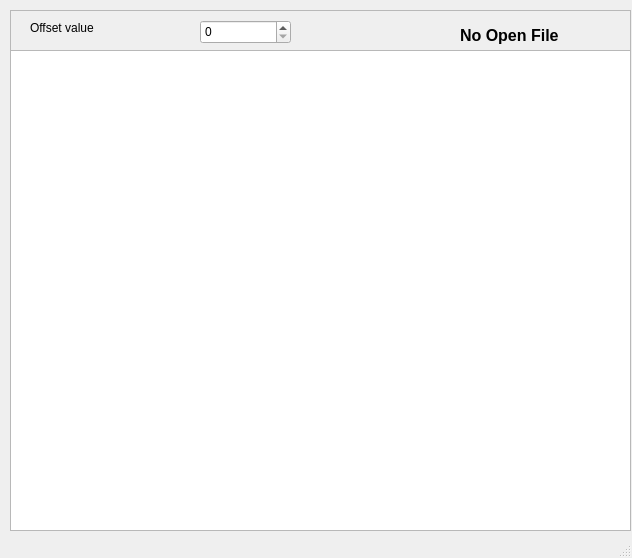
<?xml version="1.0" encoding="UTF-8"?>
<ui version="4.0">
 <class>DisplayMain</class>
 <widget class="QMainWindow" name="DisplayMain">
  <property name="geometry">
   <rect>
    <x>0</x>
    <y>0</y>
    <width>632</width>
    <height>558</height>
   </rect>
  </property>
  <property name="windowTitle">
   <string>MainWindow</string>
  </property>
  <widget class="QWidget" name="centralwidget">
   <widget class="QFrame" name="frame">
    <property name="geometry">
     <rect>
      <x>10</x>
      <y>10</y>
      <width>621</width>
      <height>41</height>
     </rect>
    </property>
    <property name="frameShape">
     <enum>QFrame::StyledPanel</enum>
    </property>
    <property name="frameShadow">
     <enum>QFrame::Raised</enum>
    </property>
    <widget class="QLabel" name="OffsetLBl">
     <property name="geometry">
      <rect>
       <x>20</x>
       <y>10</y>
       <width>161</width>
       <height>16</height>
      </rect>
     </property>
     <property name="text">
      <string>Offset value</string>
     </property>
    </widget>
    <widget class="QLabel" name="label_2">
     <property name="geometry">
      <rect>
       <x>390</x>
       <y>20</y>
       <width>61</width>
       <height>16</height>
      </rect>
     </property>
     <property name="text">
      <string/>
     </property>
    </widget>
    <widget class="QLabel" name="ZEntityLBl">
     <property name="geometry">
      <rect>
       <x>490</x>
       <y>20</y>
       <width>131</width>
       <height>16</height>
      </rect>
     </property>
     <property name="text">
      <string/>
     </property>
    </widget>
    <widget class="QLabel" name="ClosedLBl">
     <property name="geometry">
      <rect>
       <x>450</x>
       <y>10</y>
       <width>151</width>
       <height>31</height>
      </rect>
     </property>
     <property name="font">
      <font>
       <pointsize>12</pointsize>
       <weight>75</weight>
       <bold>true</bold>
      </font>
     </property>
     <property name="text">
      <string>No Open File</string>
     </property>
    </widget>
    <widget class="QSpinBox" name="offsetSBx">
     <property name="geometry">
      <rect>
       <x>190</x>
       <y>10</y>
       <width>91</width>
       <height>24</height>
      </rect>
     </property>
    </widget>
   </widget>
   <widget class="QTableView" name="displayTBv">
    <property name="geometry">
     <rect>
      <x>10</x>
      <y>50</y>
      <width>621</width>
      <height>481</height>
     </rect>
    </property>
   </widget>
  </widget>
  <widget class="QStatusBar" name="statusbar"/>
 </widget>
 <resources/>
 <connections/>
</ui>
